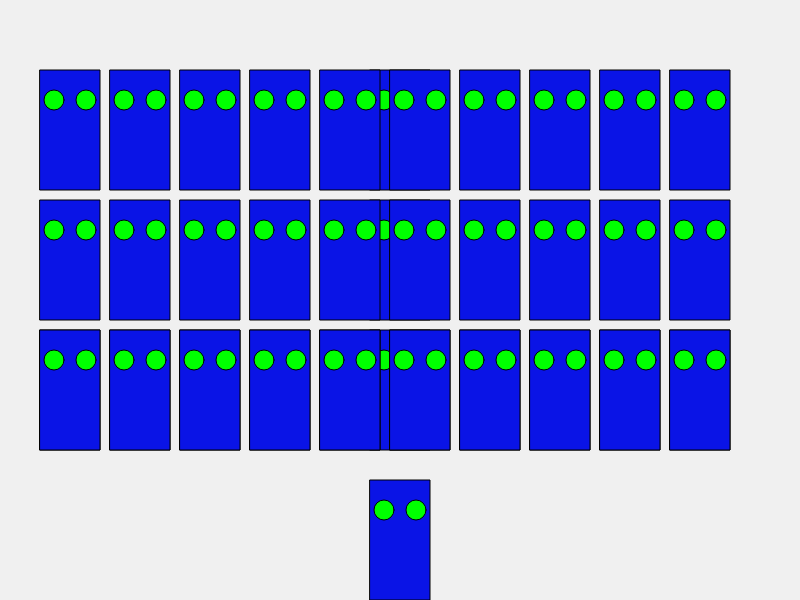
Frame 1 (no input)
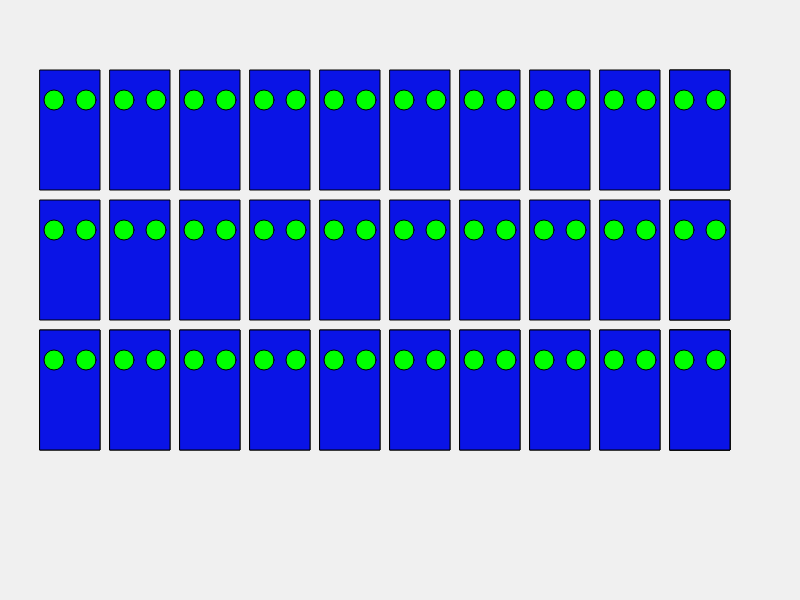
Frame 60 (no input)
Frame 120 (the mouse pressed at the canvas centre since frame 60): identical to frame 60, image omitted

The p5.js sketch that drew these frames (run headless with seeded random() and noise() and a simulated clock; from frame 60 on, the mouse is pressed at the canvas centre):

// p5.js sketch
// ── sketch.js

// Create a person object
person = {
    location_x: 0,
    location_y: 0,
    width: 60,
    height: 120,
    eye_size: 20,
    eye_color: 0,
    color: 0,
};


function setup() {
    createCanvas(800,600);
    background(240);

    // define person parameters that rely on p5
    person.location_x = width / 2;
    person.location_y = height - person.height / 2;

    person.color = color(10, 20, 230);
    person.eye_color = color(0, 255, 0);
}

function draw() {
    background(240);

    // call the draw person function
    for (var i = 0; i < floor(width/(person.width+10)); i++) {
        for (var j = 0; j < floor(height/(person.height + 10)); j++) {
            drawPerson(i*(person.width+10), j*(person.height + 10));
        }
    }

}


// define a function to draw the "person"
// Include two arguments, that will change the object parameters
function drawPerson(init_x, init_y) {
    // draw person
    push();

    // If the arguments are passed
    // update the ibject parameters accordingly
    if (init_x) {
        person.location_x = init_x;
    }

    if (init_y) {
        person.location_y = init_y;
    }

    // create the position to draw the person
    translate(person.location_x, person.location_y);

    fill(person.color);

    rectMode(CENTER);
    rect(0, 0, person.width, person.height);

    // eyes
    fill(person.eye_color);
    ellipse(-person.eye_size*0.8, -(person.height * 0.25), person.eye_size, person.eye_size);
    ellipse(person.eye_size*0.8, -(person.height * 0.25), person.eye_size, person.eye_size);

    pop();
}
